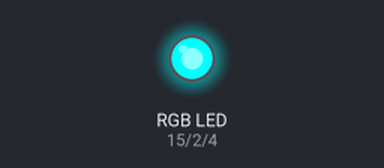
A sketch run on a simulated Arduino Uno, built with avr-gcc and run on an emulated ATmega328P. Parts: an RGB LED mixed from three pins (HIGH = lit).

Above: at 0.5 s.
At 1.5 s:
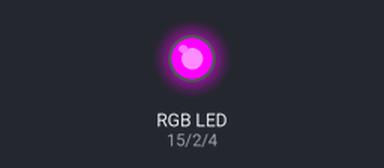
At 5.5 s:
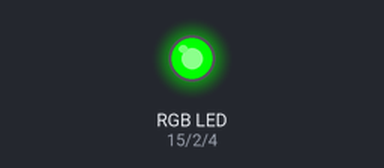
Timing chart, 0 to 6.9 s (numbered marks = the images above):
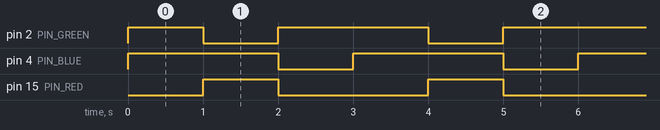

The sketch:

RGB.ino
```cpp
/*********************************
 * Output : RGB Module
 * Board  : Arduino UNO
 * pin can use : D15 (GPIO 15), D2 (GPIO 2), D4 (GPIO 4), RX2 (GPIO 16), TX2 (GPIO 17), D5 (GPIO 5), D18 (GPIO 18),
 *               D19 (GPIO 19), D21 (GPIO 21), RX0 (GPIO 3), TX0 (GPIO 1), D22 (GPIO 22), D23 (GPIO 23)
 *               D13 (GPIO 13), D12 (GPIO 12), D14 (GPIO 14), D27 (GPIO 27), D26 (GPIO 26), D25 (GPIO 25),
 *               D33 (GPIO 33), D32 (GPIO 32), D35 (GPIO 35), D34 (GPIO 34), D39 (GPIO 39), VP (GPIO 36),
 *********************************/

#define PIN_RED 15
#define PIN_GREEN 2
#define PIN_BLUE 4

void setup()
{
  pinMode(PIN_RED, OUTPUT);
  pinMode(PIN_GREEN, OUTPUT);
  pinMode(PIN_BLUE, OUTPUT);
}

void loop()
{
  // color code #00C9CC (R = 0,   G = 201, B = 204)
  analogWrite(PIN_RED, 0);
  analogWrite(PIN_GREEN, 201);
  analogWrite(PIN_BLUE, 204);

  delay(1000); // keep the color 1 second

  // color code #F7788A (R = 247, G = 120, B = 138)
  analogWrite(PIN_RED, 247);
  analogWrite(PIN_GREEN, 120);
  analogWrite(PIN_BLUE, 138);

  delay(1000); // keep the color 1 second

  // color code #34A853 (R = 52,  G = 168, B = 83)
  analogWrite(PIN_RED, 52);
  analogWrite(PIN_GREEN, 168);
  analogWrite(PIN_BLUE, 83);

  delay(1000); // keep the color 1 second
}
```

Measured:
- by itself, pin 2 (PIN_GREEN): repeats every 3.0 s: LOW 1.0 s, HIGH 2.0 s
- by itself, pin 4 (PIN_BLUE): alternates HIGH for 2.0 s and LOW for 1.0 s
- by itself, pin 15 (PIN_RED): alternates HIGH for 1.0 s and LOW for 2.0 s
